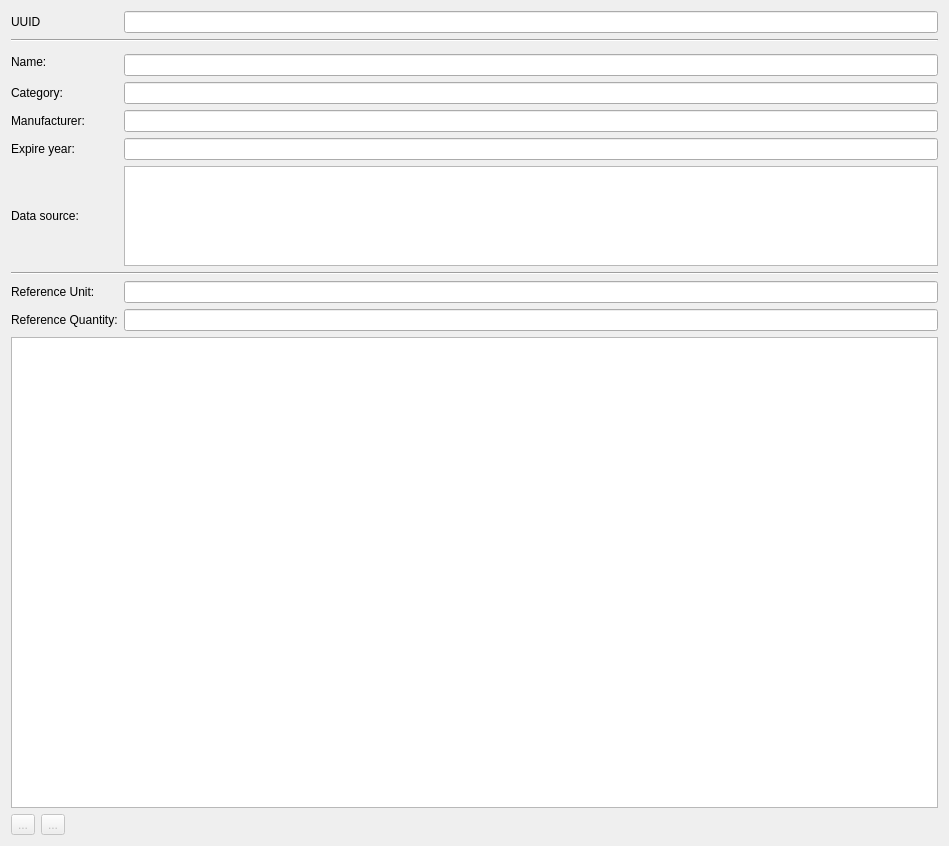
<?xml version="1.0" encoding="UTF-8"?>
<ui version="4.0">
 <class>SVDBEpdEditWidget</class>
 <widget class="QWidget" name="SVDBEpdEditWidget">
  <property name="geometry">
   <rect>
    <x>0</x>
    <y>0</y>
    <width>949</width>
    <height>846</height>
   </rect>
  </property>
  <property name="sizePolicy">
   <sizepolicy hsizetype="Expanding" vsizetype="Preferred">
    <horstretch>0</horstretch>
    <verstretch>0</verstretch>
   </sizepolicy>
  </property>
  <property name="minimumSize">
   <size>
    <width>0</width>
    <height>450</height>
   </size>
  </property>
  <property name="windowTitle">
   <string>Construction editor</string>
  </property>
  <layout class="QGridLayout" name="gridLayout">
   <item row="0" column="0">
    <widget class="QLabel" name="labelUUID">
     <property name="text">
      <string>UUID</string>
     </property>
    </widget>
   </item>
   <item row="0" column="1">
    <widget class="QtExt::ValidatingLineEdit" name="lineEditUUID"/>
   </item>
   <item row="1" column="0" colspan="2">
    <widget class="Line" name="line_2">
     <property name="orientation">
      <enum>Qt::Horizontal</enum>
     </property>
    </widget>
   </item>
   <item row="2" column="0" rowspan="2">
    <widget class="QLabel" name="labelCategory_2">
     <property name="text">
      <string>Name:</string>
     </property>
    </widget>
   </item>
   <item row="3" column="1">
    <widget class="QtExt::LanguageStringEditWidget1" name="lineEditName"/>
   </item>
   <item row="4" column="0">
    <widget class="QLabel" name="labelCategory">
     <property name="text">
      <string>Category:</string>
     </property>
    </widget>
   </item>
   <item row="4" column="1">
    <widget class="QtExt::LanguageStringEditWidget1" name="lineEditCategory"/>
   </item>
   <item row="5" column="0">
    <widget class="QLabel" name="labelManufacturer">
     <property name="text">
      <string>Manufacturer:</string>
     </property>
    </widget>
   </item>
   <item row="5" column="1">
    <widget class="QtExt::ValidatingLineEdit" name="lineEditManufacturer"/>
   </item>
   <item row="6" column="0">
    <widget class="QLabel" name="labelExpireYear">
     <property name="text">
      <string>Expire year:</string>
     </property>
    </widget>
   </item>
   <item row="6" column="1">
    <widget class="QtExt::ValidatingLineEdit" name="lineEditExpireYear"/>
   </item>
   <item row="7" column="0">
    <widget class="QLabel" name="label_2">
     <property name="text">
      <string>Data source:</string>
     </property>
    </widget>
   </item>
   <item row="7" column="1">
    <widget class="QTextBrowser" name="textBrowser">
     <property name="maximumSize">
      <size>
       <width>16777215</width>
       <height>100</height>
      </size>
     </property>
    </widget>
   </item>
   <item row="8" column="0" colspan="2">
    <widget class="Line" name="line">
     <property name="orientation">
      <enum>Qt::Horizontal</enum>
     </property>
    </widget>
   </item>
   <item row="9" column="0">
    <widget class="QLabel" name="labelRefUnit">
     <property name="text">
      <string>Reference Unit:</string>
     </property>
    </widget>
   </item>
   <item row="9" column="1">
    <widget class="QtExt::ValidatingLineEdit" name="lineEditRefUnit"/>
   </item>
   <item row="10" column="0">
    <widget class="QLabel" name="labelRefQuantity">
     <property name="text">
      <string>Reference Quantity:</string>
     </property>
    </widget>
   </item>
   <item row="10" column="1">
    <widget class="QtExt::ValidatingLineEdit" name="lineEditRefQuantity"/>
   </item>
   <item row="11" column="0" colspan="2">
    <widget class="QTableWidget" name="tableWidgetEpdData"/>
   </item>
   <item row="12" column="0" colspan="2">
    <layout class="QHBoxLayout" name="horizontalLayout">
     <item>
      <widget class="QToolButton" name="toolButtonAddEpd">
       <property name="enabled">
        <bool>false</bool>
       </property>
       <property name="toolTip">
        <string>Adds Epd Module</string>
       </property>
       <property name="text">
        <string>...</string>
       </property>
       <property name="icon">
        <iconset resource="../resources/SIM-VICUS.qrc">
         <normaloff>:/gfx/actions/24x24/plus.png</normaloff>:/gfx/actions/24x24/plus.png</iconset>
       </property>
      </widget>
     </item>
     <item>
      <widget class="QToolButton" name="toolButtonRemoveEpd">
       <property name="enabled">
        <bool>false</bool>
       </property>
       <property name="toolTip">
        <string>Removes currently selected Module from EPD</string>
       </property>
       <property name="text">
        <string>...</string>
       </property>
       <property name="icon">
        <iconset resource="../resources/SIM-VICUS.qrc">
         <normaloff>:/gfx/actions/24x24/minus.png</normaloff>:/gfx/actions/24x24/minus.png</iconset>
       </property>
      </widget>
     </item>
     <item>
      <spacer name="horizontalSpacer">
       <property name="orientation">
        <enum>Qt::Horizontal</enum>
       </property>
       <property name="sizeHint" stdset="0">
        <size>
         <width>40</width>
         <height>20</height>
        </size>
       </property>
      </spacer>
     </item>
    </layout>
   </item>
  </layout>
 </widget>
 <customwidgets>
  <customwidget>
   <class>QtExt::LanguageStringEditWidget1</class>
   <extends>QLineEdit</extends>
   <header location="global">QtExt_LanguageStringEditWidget1.h</header>
   <container>1</container>
  </customwidget>
  <customwidget>
   <class>QtExt::ValidatingLineEdit</class>
   <extends>QLineEdit</extends>
   <header location="global">QtExt_ValidatingLineEdit.h</header>
   <slots>
    <signal>editingFinishedSuccessfully()</signal>
   </slots>
  </customwidget>
 </customwidgets>
 <resources>
  <include location="../resources/SIM-VICUS.qrc"/>
 </resources>
 <connections/>
</ui>
